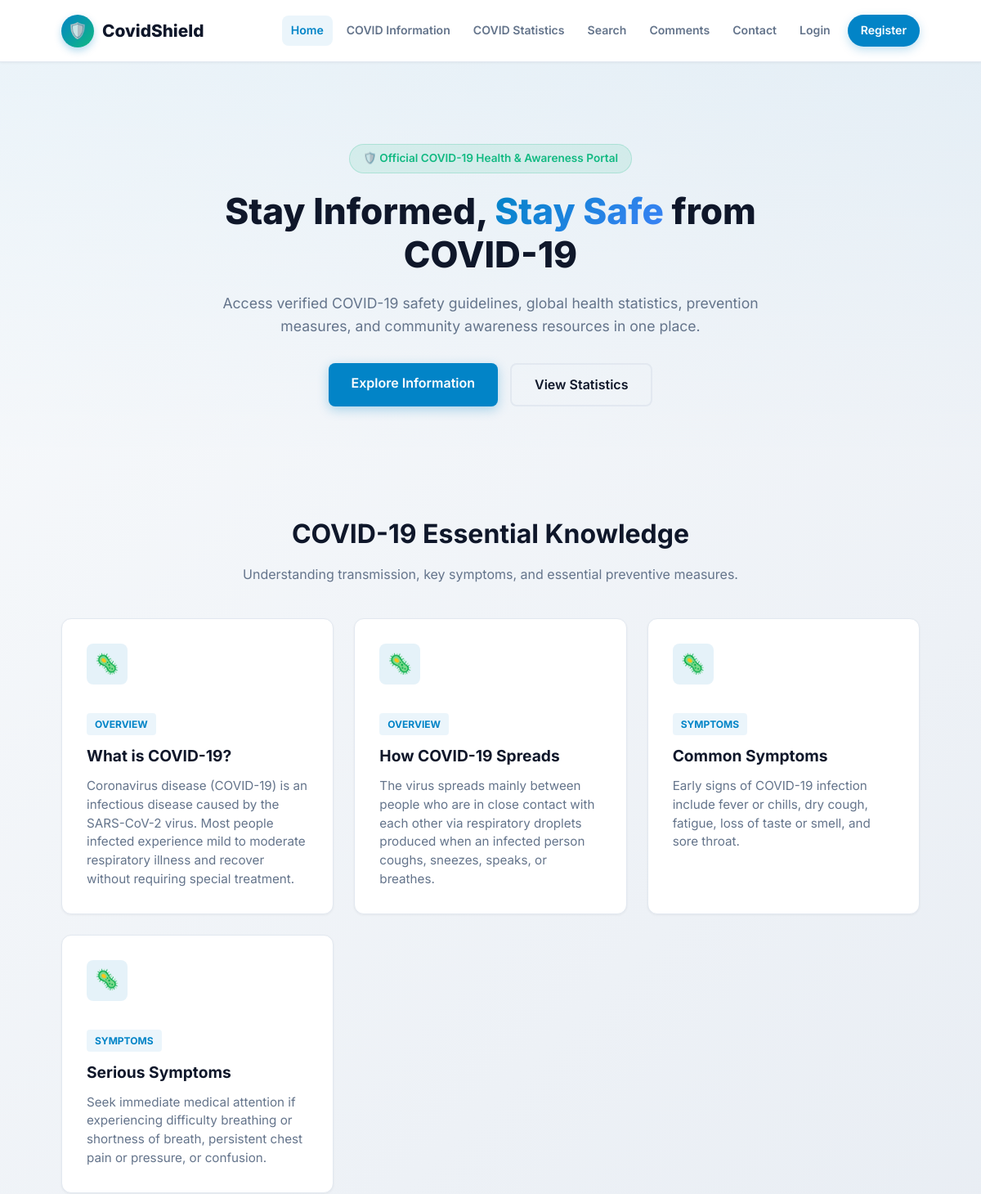
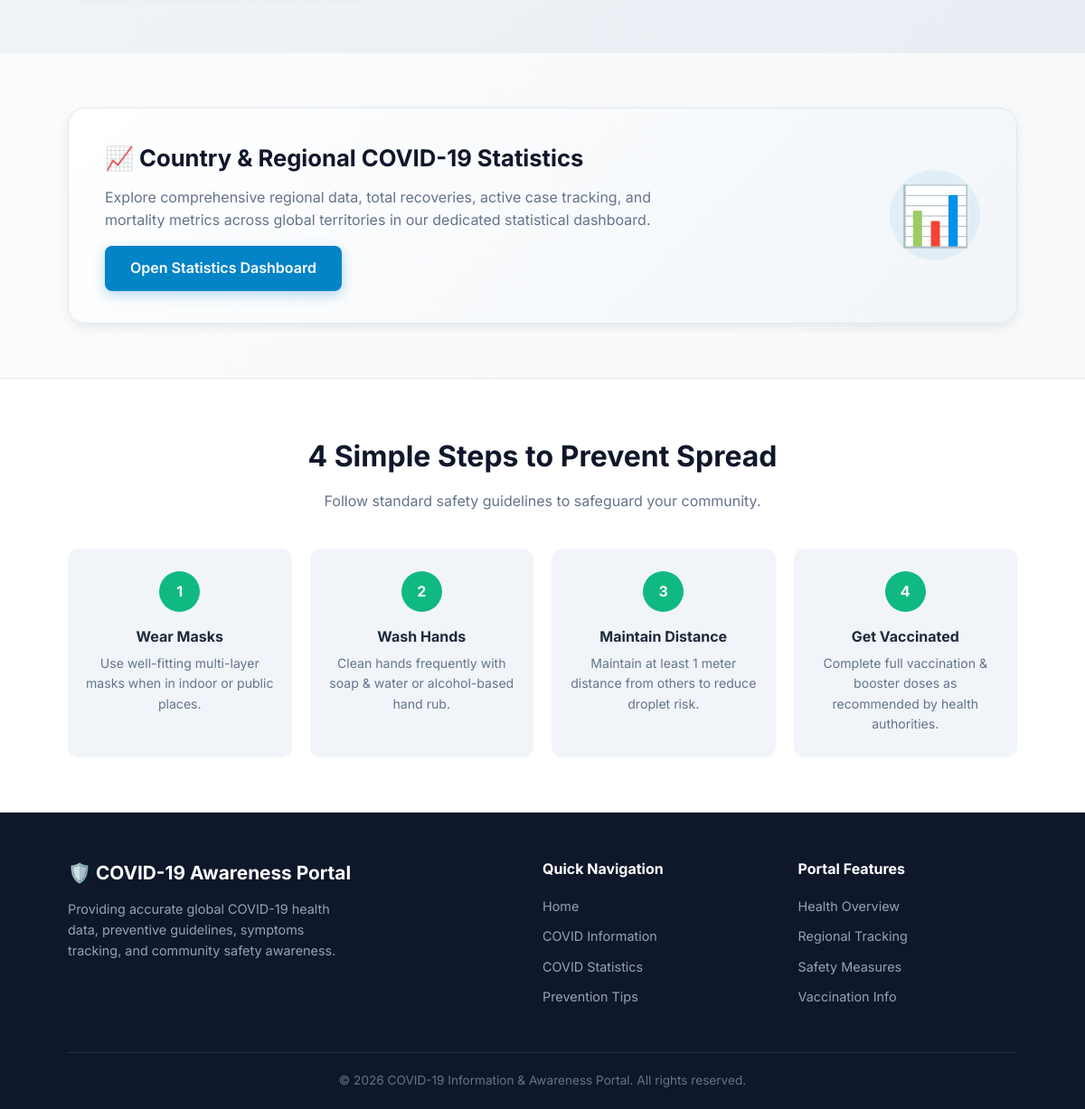
The page / on the database its author committed (2 pictures, top to bottom).
### tables this page shows
CREATE TABLE `covid_info` (
  `id` INT AUTO_INCREMENT PRIMARY KEY,
  `title` VARCHAR(255) NOT NULL,
  `description` TEXT NOT NULL,
  `category` VARCHAR(50) NOT NULL,
  `created_at` TIMESTAMP DEFAULT CURRENT_TIMESTAMP,
  `updated_at` TIMESTAMP DEFAULT CURRENT_TIMESTAMP ON UPDATE CURRENT_TIMESTAMP
);

### app/helpers/helpers.php (called while the page is built, shortened)
<?php
function get_base_url() {
    $rootDir = realpath(dirname(__DIR__, 2));
    $scriptDir = realpath(dirname($_SERVER['SCRIPT_FILENAME']));
    if ($rootDir === false || $scriptDir === false || $rootDir === $scriptDir) {
        return '';
    }
    return '';
}
function url($path = '') {
    $prefix = get_base_url();
    return $prefix . ltrim($path, '/');
}
function asset($assetPath = '') {
    return url('public/assets/' . ltrim($assetPath, '/'));
}

### index.php (the view, shortened to what this page needs)
<?php
$db = getDBConnection();
$dbConnected = ($db !== null);
$infoCards = [];
if ($dbConnected) {
    try {
        $stmtInfo = $db->query("SELECT title, description, category FROM covid_info LIMIT 4");
        $infoCards = $stmtInfo->fetchAll();
    } catch (PDOException $e) {
        error_log("Query failed: " . $e->getMessage());
    }
}
?>
<?php include __DIR__ . '/app/includes/header.php'; ?>
<section class="hero-section">
    <div class="container hero-centered">
        <div class="hero-content">
            <div class="hero-badge">
                <span>🛡️ Official COVID-19 Health & Awareness Portal</span>
            </div>
            <h1 class="hero-title">
                Stay Informed, <span>Stay Safe</span> from COVID-19
            </h1>
            <p class="hero-subtitle">
                Access verified COVID-19 safety guidelines, global health statistics, prevention measures, and community awareness resources in one place.
            </p>
            <div class="hero-actions">
                <a href="<?php echo url('public/pages/covid/covid-info.php'); ?>" class="btn btn-primary">Explore Information</a>
                <a href="<?php echo url('public/pages/covid/statistics.php'); ?>" class="btn btn-outline">View Statistics</a>
            </div>
        </div>
    </div>
</section>
<section class="section" id="info">
    <div class="container">
        <div class="section-header">
            <h2 class="section-title">COVID-19 Essential Knowledge</h2>
            <p class="section-subtitle">Understanding transmission, key symptoms, and essential preventive measures.</p>
        </div>
        <div class="cards-grid">
            <?php if ($dbConnected && !empty($infoCards)): ?>
                <?php foreach ($infoCards as $info): ?>
                    <div class="info-card">
                        <div class="card-icon">🦠</div>
                        <span class="card-tag"><?php echo htmlspecialchars($info['category']); ?></span>
                        <h3 class="card-title" style="margin-top: 10px;"><?php echo htmlspecialchars($info['title']); ?></h3>
                        <p class="card-desc"><?php echo htmlspecialchars($info['description']); ?></p>
                    </div>
                <?php endforeach; ?>
            <?php endif; ?>
        </div>
    </div>
</section>
<section class="section" id="stats" style="background: rgba(255,255,255,0.7);">
    <div class="container">
        <div class="stats-cta-box">
            <div class="cta-content">
                <h2>📈 Country & Regional COVID-19 Statistics</h2>
                <p>Explore comprehensive regional data, total recoveries, active case tracking, and mortality metrics across global territories in our dedicated statistical dashboard.</p>
                <a href="<?php echo url('public/pages/covid/statistics.php'); ?>" class="btn btn-primary" style="margin-top: 15px;">Open Statistics Dashboard</a>
            </div>
            <div class="cta-badge-icon">📊</div>
        </div>
    </div>
</section>
<section class="section prevention-section" id="prevention">
    <div class="container">
        <div class="section-header">
            <h2 class="section-title">4 Simple Steps to Prevent Spread</h2>
            <p class="section-subtitle">Follow standard safety guidelines to safeguard your community.</p>
        </div>
        <div class="prevention-grid">
            <div class="prevention-item">
                <div class="prevention-badge">1</div>
                <h4>Wear Masks</h4>
                <p style="font-size: 0.88rem; color: var(--text-muted); margin-top: 5px;">Use well-fitting multi-layer masks when in indoor or public places.</p>
            </div>
            <div class="prevention-item">
                <div class="prevention-badge">2</div>
                <h4>Wash Hands</h4>
                <p style="font-size: 0.88rem; color: var(--text-muted); margin-top: 5px;">Clean hands frequently with soap & water or alcohol-based hand rub.</p>
            </div>
            <div class="prevention-item">
                <div class="prevention-badge">3</div>
                <h4>Maintain Distance</h4>
                <p style="font-size: 0.88rem; color: var(--text-muted); margin-top: 5px;">Maintain at least 1 meter distance from others to reduce droplet risk.</p>
            </div>
            <div class="prevention-item">
                <div class="prevention-badge">4</div>
                <h4>Get Vaccinated</h4>
                <p style="font-size: 0.88rem; color: var(--text-muted); margin-top: 5px;">Complete full vaccination & booster doses as recommended by health authorities.</p>
            </div>
        </div>
    </div>
</section>
<?php include __DIR__ . '/app/includes/footer.php'; ?>

### app/includes/header.php (shortened to what this page needs)
<?php
require_once dirname(__DIR__) . '/helpers/helpers.php';
$currentScript = basename($_SERVER['PHP_SELF']);
?>
<!DOCTYPE html>
<html lang="en">
<head>
    <link rel="stylesheet" href="<?php echo asset('css/style.css'); ?>">
</head>
<body>
    <header class="site-header">
        <div class="container navbar">
            <a href="<?php echo url('index.php'); ?>" class="logo-brand">
                <div class="logo-icon">🛡️</div>
                <span>CovidShield</span>
            </a>
            <nav class="nav-menu" id="navMenu">
                <a href="<?php echo url('index.php'); ?>" class="nav-link <?php echo ($currentScript == 'index.php') ? 'active' : ''; ?>">Home</a>
                <a href="<?php echo url('public/pages/covid/covid-info.php'); ?>" class="nav-link <?php echo ($currentScript == 'covid-info.php') ? 'active' : ''; ?>">COVID Information</a>
                <a href="<?php echo url('public/pages/covid/statistics.php'); ?>" class="nav-link <?php echo ($currentScript == 'statistics.php') ? 'active' : ''; ?>">COVID Statistics</a>
                <a href="<?php echo url('public/pages/covid/search.php'); ?>" class="nav-link <?php echo ($currentScript == 'search.php') ? 'active' : ''; ?>">Search</a>
                <a href="<?php echo url('public/pages/community/comments.php'); ?>" class="nav-link <?php echo ($currentScript == 'comments.php') ? 'active' : ''; ?>">Comments</a>
                <a href="<?php echo url('public/pages/contact.php'); ?>" class="nav-link <?php echo ($currentScript == 'contact.php') ? 'active' : ''; ?>">Contact</a>
                <?php if (isset($_SESSION['logged_in']) && $_SESSION['logged_in'] === true): ?>
                    <?php if (isset($_SESSION['role']) && $_SESSION['role'] === 'admin'): ?>
                        <a href="<?php echo url('admin/dashboard.php'); ?>" class="nav-link" style="color: #ef4444; font-weight: 700;">⚙️ Admin</a>
                    <?php endif; ?>
                    <a href="<?php echo url('public/pages/user/dashboard.php'); ?>" class="nav-link <?php echo ($currentScript == 'dashboard.php') ? 'active' : ''; ?>">Dashboard</a>
                    <a href="<?php echo url('public/pages/auth/logout.php'); ?>" class="nav-link nav-btn">Logout (<?php echo escape($_SESSION['username'] ?? 'User'); ?>)</a>
                <?php else: ?>
                    <a href="<?php echo url('public/pages/auth/login.php'); ?>" class="nav-link <?php echo ($currentScript == 'login.php') ? 'active' : ''; ?>">Login</a>
                    <a href="<?php echo url('public/pages/auth/register.php'); ?>" class="nav-link nav-btn">Register</a>
                <?php endif; ?>
            </nav>
        </div>
    </header>

### app/includes/footer.php (shortened to what this page needs)
<?php
require_once dirname(__DIR__) . '/helpers/helpers.php';
?>
    <footer class="site-footer">
        <div class="container">
            <div class="footer-grid">
                <div class="footer-brand">
                    <h4>🛡️ COVID-19 Awareness Portal</h4>
                    <p>Providing accurate global COVID-19 health data, preventive guidelines, symptoms tracking, and community safety awareness.</p>
                </div>
                <div class="footer-col">
                    <h5>Quick Navigation</h5>
                    <ul>
                        <li><a href="<?php echo url('index.php'); ?>">Home</a></li>
                        <li><a href="<?php echo url('public/pages/covid/covid-info.php'); ?>">COVID Information</a></li>
                        <li><a href="<?php echo url('public/pages/covid/statistics.php'); ?>">COVID Statistics</a></li>
                        <li><a href="<?php echo url('index.php#prevention'); ?>">Prevention Tips</a></li>
                    </ul>
                </div>
                <div class="footer-col">
                    <h5>Portal Features</h5>
                    <ul>
                        <li><a href="<?php echo url('public/pages/covid/covid-info.php'); ?>">Health Overview</a></li>
                        <li><a href="<?php echo url('public/pages/covid/statistics.php'); ?>">Regional Tracking</a></li>
                        <li><a href="<?php echo url('index.php#prevention'); ?>">Safety Measures</a></li>
                        <li><a href="<?php echo url('public/pages/covid/covid-info.php?category=Vaccination'); ?>">Vaccination Info</a></li>
                    </ul>
                </div>
            </div>
            <div class="footer-bottom">
                <p>&copy; <?php echo date('Y'); ?> COVID-19 Information & Awareness Portal. All rights reserved.</p>
            </div>
        </div>
    </footer>
</body>
</html>

### rows shown on the page
covid_info: category "OVERVIEW", title "What is COVID-19?", description "Coronavirus disease (COVID-19) is an infectious disease caused by the SARS-CoV-2 virus. Most people infected experience mild to moderate respiratory illness and recover without requiring special treatment."
covid_info: category "OVERVIEW", title "How COVID-19 Spreads", description "The virus spreads mainly between people who are in close contact with each other via respiratory droplets produced when an infected person coughs, sneezes, speaks, or breathes."
covid_info: category "SYMPTOMS", title "Common Symptoms", description "Early signs of COVID-19 infection include fever or chills, dry cough, fatigue, loss of taste or smell, and sore throat."
covid_info: category "SYMPTOMS", title "Serious Symptoms", description "Seek immediate medical attention if experiencing difficulty breathing or shortness of breath, persistent chest pain or pressure, or confusion."
